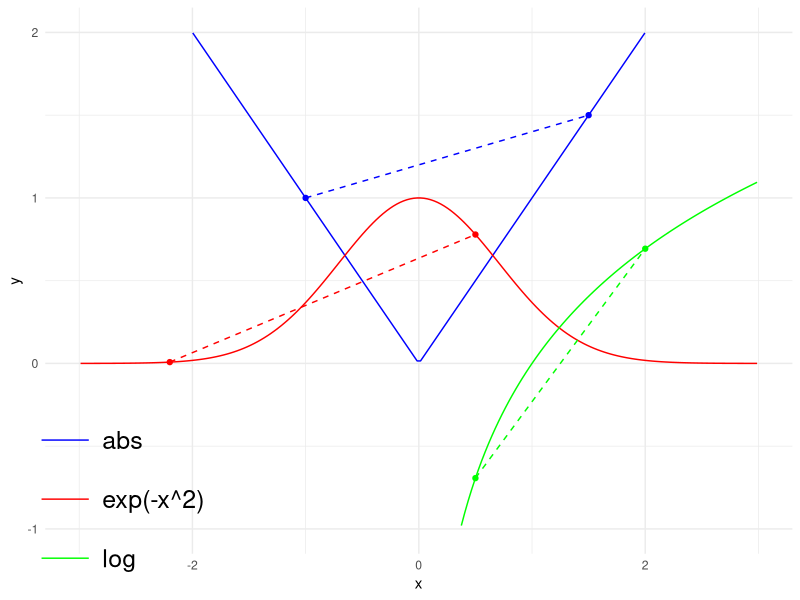

Reproduce this figure in R.
# ------------------------------------------------------------------------------
# mathematical concepts

# FIG: plot functions
#   (1) convex |x|
#   (2) concave log(x)
#   (3) not convex nor concave exp(-x^2)
# ------------------------------------------------------------------------------

set.seed(1L)

library(ggplot2)
library(dplyr)

# DATA -------------------------------------------------------------------------

x <- seq(-15, 15, length.out = 1000)

# abs
abs_df <- data.frame(x = x, y = abs(x), func='abs')
abs_points <- data.frame(x = c(-1, 1.5), y = c(1, 1.5))
abs_line <- data.frame(x1 = -1, y1 = 1, x2 = 1.5, y2 = 1.5)

# log
x_log <- x[x > 0]  # log is defined for x > 0
log_df <- data.frame(x = x_log, y = log(x_log), func='log')
log_points <- data.frame(x = c(0.5, 2), y = log(c(0.5, 2)))
log_line <- data.frame(x1 = 0.5, y1 = log(0.5), x2 = 2, y2 = log(2))

# exp(-x^2)
exp_df <- data.frame(x = x, y = exp(-x^2), func='exp(-x^2)')
exp_points <- data.frame(x = c(-2.2, 0.5), y = exp(-c(-2.2, 0.5)^2))
exp_line <- data.frame(x1 = -2.2, y1 = exp(-(-2.2)^2), x2 = 0.5, y2 = exp(-(0.5)^2))

plot_data <- bind_rows(abs_df, log_df, exp_df)
func_colors <- c("abs" = "blue",
                 "log" = "green",
                 "exp(-x^2)" = "red")
# PLOT -------------------------------------------------------------------------

plot <- ggplot() +
  geom_line(data = plot_data, aes(x = x, y = y, color = func), show.legend = TRUE) +
  scale_color_manual(values = func_colors) +
  # abs
  geom_point(data = abs_points, aes(x = x, y = y), color = "blue") +
  geom_segment(data = abs_line, aes(x = x1, y = y1, xend = x2, yend = y2), color = "blue", linetype = "dashed", show.legend = FALSE) +
  
  #log
  geom_point(data = log_points, aes(x = x, y = y), color = "green") +
  geom_segment(data = log_line, aes(x = x1, y = y1, xend = x2, yend = y2), color = "green", linetype = "dashed", show.legend = FALSE) +
  
  # exp(-x^2)
  geom_point(data = exp_points, aes(x = x, y = y), color = "red") +
  geom_segment(data = exp_line, aes(x = x1, y = y1, xend = x2, yend = y2), color = "red", linetype = "dashed", show.legend = FALSE) +
  
  labs(x = "x", y = "y") +
  xlim(-3, 3) + ylim(-1, 2) +
  theme_minimal() +
  theme(
    legend.text = element_text(size = 18),
    legend.key.size = unit(1.5, "cm"),
    legend.position = c(0.1, 0.1),
    legend.title = element_blank()
  )


if (interactive()) print(plot)
ggsave("../figure/conv_conc_functions.png", plot, width = 10, height = 8)
